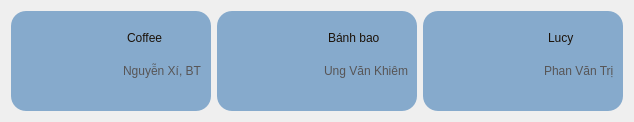
           <widget class="QWidget" name="widget_15" native="true">
            <property name="minimumSize">
             <size>
              <width>0</width>
              <height>100</height>
             </size>
            </property>
            <property name="maximumSize">
             <size>
              <width>16777215</width>
              <height>300</height>
             </size>
            </property>
            <layout class="QHBoxLayout" name="horizontalLayout_7">
             <item>
              <widget class="QWidget" name="widget_16" native="true">
               <property name="minimumSize">
                <size>
                 <width>200</width>
                 <height>100</height>
                </size>
               </property>
               <property name="maximumSize">
                <size>
                 <width>300</width>
                 <height>150</height>
                </size>
               </property>
               <property name="styleSheet">
                <string notr="true">background-color: #86aacc;
border-radius: 15px;</string>
               </property>
               <layout class="QHBoxLayout" name="horizontalLayout_8">
                <item>
                 <widget class="QPushButton" name="pushButton_4">
                  <property name="maximumSize">
                   <size>
                    <width>150</width>
                    <height>150</height>
                   </size>
                  </property>
                  <property name="baseSize">
                   <size>
                    <width>80</width>
                    <height>0</height>
                   </size>
                  </property>
                  <property name="styleSheet">
                   <string notr="true">border-radius: 15px;</string>
                  </property>
                  <property name="text">
                   <string/>
                  </property>
                  <property name="icon">
                   <iconset>
                    <normaloff>../img/coffee.png</normaloff>../img/coffee.png</iconset>
                  </property>
                  <property name="iconSize">
                   <size>
                    <width>80</width>
                    <height>80</height>
                   </size>
                  </property>
                 </widget>
                </item>
                <item>
                 <widget class="QWidget" name="widget_19" native="true">
                  <layout class="QVBoxLayout" name="verticalLayout_7">
                   <property name="leftMargin">
                    <number>0</number>
                   </property>
                   <property name="topMargin">
                    <number>0</number>
                   </property>
                   <property name="rightMargin">
                    <number>0</number>
                   </property>
                   <property name="bottomMargin">
                    <number>0</number>
                   </property>
                   <item>
                    <widget class="QWidget" name="widget_23" native="true"/>
                   </item>
                   <item>
                    <widget class="QWidget" name="widget_21" native="true">
                     <property name="maximumSize">
                      <size>
                       <width>16777215</width>
                       <height>30</height>
                      </size>
                     </property>
                     <layout class="QHBoxLayout" name="horizontalLayout_10">
                      <property name="leftMargin">
                       <number>0</number>
                      </property>
                      <property name="topMargin">
                       <number>0</number>
                      </property>
                      <property name="rightMargin">
                       <number>0</number>
                      </property>
                      <property name="bottomMargin">
                       <number>0</number>
                      </property>
                      <item>
                       <widget class="QLabel" name="label_13">
                        <property name="maximumSize">
                         <size>
                          <width>20</width>
                          <height>20</height>
                         </size>
                        </property>
                        <property name="text">
                         <string/>
                        </property>
                        <property name="pixmap">
                         <pixmap>../img/icons8-male-64.png</pixmap>
                        </property>
                        <property name="scaledContents">
                         <bool>true</bool>
                        </property>
                       </widget>
                      </item>
                      <item>
                       <widget class="QLabel" name="label_16">
                        <property name="maximumSize">
                         <size>
                          <width>16777215</width>
                          <height>30</height>
                         </size>
                        </property>
                        <property name="styleSheet">
                         <string notr="true">font: 14pt &quot;Bahnschrift&quot;;
color: #1b1209;</string>
                        </property>
                        <property name="text">
                         <string>Coffee</string>
                        </property>
                       </widget>
                      </item>
                     </layout>
                    </widget>
                   </item>
                   <item>
                    <widget class="QWidget" name="widget_20" native="true">
                     <property name="minimumSize">
                      <size>
                       <width>0</width>
                       <height>40</height>
                      </size>
                     </property>
                     <property name="maximumSize">
                      <size>
                       <width>16777215</width>
                       <height>40</height>
                      </size>
                     </property>
                     <layout class="QHBoxLayout" name="horizontalLayout_9">
                      <property name="leftMargin">
                       <number>0</number>
                      </property>
                      <property name="topMargin">
                       <number>0</number>
                      </property>
                      <property name="rightMargin">
                       <number>0</number>
                      </property>
                      <property name="bottomMargin">
                       <number>0</number>
                      </property>
                      <item>
                       <widget class="QLabel" name="label_14">
                        <property name="minimumSize">
                         <size>
                          <width>16</width>
                          <height>0</height>
                         </size>
                        </property>
                        <property name="maximumSize">
                         <size>
                          <width>16</width>
                          <height>16</height>
                         </size>
                        </property>
                        <property name="text">
                         <string/>
                        </property>
                        <property name="pixmap">
                         <pixmap>../img/location-50.png</pixmap>
                        </property>
                        <property name="scaledContents">
                         <bool>true</bool>
                        </property>
                       </widget>
                      </item>
                      <item>
                       <widget class="QLabel" name="label_15">
                        <property name="styleSheet">
                         <string notr="true">font: 9pt &quot;Bahnschrift&quot;;
color: #575556;</string>
                        </property>
                        <property name="text">
                         <string>Nguyễn Xí, BT</string>
                        </property>
                       </widget>
                      </item>
                     </layout>
                    </widget>
                   </item>
                   <item>
                    <widget class="QWidget" name="widget_22" native="true"/>
                   </item>
                  </layout>
                 </widget>
                </item>
               </layout>
              </widget>
             </item>
             <item>
              <widget class="QWidget" name="widget_17" native="true">
               <property name="minimumSize">
                <size>
                 <width>200</width>
                 <height>100</height>
                </size>
               </property>
               <property name="maximumSize">
                <size>
                 <width>300</width>
                 <height>150</height>
                </size>
               </property>
               <property name="styleSheet">
                <string notr="true">background-color: #86aacc;
border-radius: 15px;</string>
               </property>
               <layout class="QHBoxLayout" name="horizontalLayout_11">
                <item>
                 <widget class="QPushButton" name="pushButton_6">
                  <property name="maximumSize">
                   <size>
                    <width>150</width>
                    <height>150</height>
                   </size>
                  </property>
                  <property name="baseSize">
                   <size>
                    <width>80</width>
                    <height>0</height>
                   </size>
                  </property>
                  <property name="styleSheet">
                   <string notr="true">border-radius: 15px;</string>
                  </property>
                  <property name="text">
                   <string/>
                  </property>
                  <property name="icon">
                   <iconset>
                    <normaloff>../img/Avatar-cute-meo-fotor-2023072815852.png</normaloff>../img/Avatar-cute-meo-fotor-2023072815852.png</iconset>
                  </property>
                  <property name="iconSize">
                   <size>
                    <width>80</width>
                    <height>80</height>
                   </size>
                  </property>
                 </widget>
                </item>
                <item>
                 <widget class="QWidget" name="widget_24" native="true">
                  <layout class="QVBoxLayout" name="verticalLayout_8">
                   <property name="leftMargin">
                    <number>0</number>
                   </property>
                   <property name="topMargin">
                    <number>0</number>
                   </property>
                   <property name="rightMargin">
                    <number>0</number>
                   </property>
                   <property name="bottomMargin">
                    <number>0</number>
                   </property>
                   <item>
                    <widget class="QWidget" name="widget_25" native="true"/>
                   </item>
                   <item>
                    <widget class="QWidget" name="widget_27" native="true">
                     <property name="maximumSize">
                      <size>
                       <width>16777215</width>
                       <height>30</height>
                      </size>
                     </property>
                     <layout class="QHBoxLayout" name="horizontalLayout_12">
                      <property name="leftMargin">
                       <number>0</number>
                      </property>
                      <property name="topMargin">
                       <number>0</number>
                      </property>
                      <property name="rightMargin">
                       <number>0</number>
                      </property>
                      <property name="bottomMargin">
                       <number>0</number>
                      </property>
                      <item>
                       <widget class="QLabel" name="label_17">
                        <property name="maximumSize">
                         <size>
                          <width>20</width>
                          <height>20</height>
                         </size>
                        </property>
                        <property name="text">
                         <string/>
                        </property>
                        <property name="pixmap">
                         <pixmap>../img/icons8-female-64.png</pixmap>
                        </property>
                        <property name="scaledContents">
                         <bool>true</bool>
                        </property>
                       </widget>
                      </item>
                      <item>
                       <widget class="QLabel" name="label_18">
                        <property name="styleSheet">
                         <string notr="true">font: 14pt &quot;Bahnschrift&quot;;
color: #1b1209;</string>
                        </property>
                        <property name="text">
                         <string>Bánh bao</string>
                        </property>
                       </widget>
                      </item>
                     </layout>
                    </widget>
                   </item>
                   <item>
                    <widget class="QWidget" name="widget_28" native="true">
                     <property name="minimumSize">
                      <size>
                       <width>0</width>
                       <height>40</height>
                      </size>
                     </property>
                     <property name="maximumSize">
                      <size>
                       <width>16777215</width>
                       <height>40</height>
                      </size>
                     </property>
                     <layout class="QHBoxLayout" name="horizontalLayout_13">
                      <property name="leftMargin">
                       <number>0</number>
                      </property>
                      <property name="topMargin">
                       <number>0</number>
                      </property>
                      <property name="rightMargin">
                       <number>0</number>
                      </property>
                      <property name="bottomMargin">
                       <number>0</number>
                      </property>
                      <item>
                       <widget class="QLabel" name="label_19">
                        <property name="minimumSize">
                         <size>
                          <width>16</width>
                          <height>0</height>
                         </size>
                        </property>
                        <property name="maximumSize">
                         <size>
                          <width>16</width>
                          <height>16</height>
                         </size>
                        </property>
                        <property name="text">
                         <string/>
                        </property>
                        <property name="pixmap">
                         <pixmap>../img/location-50.png</pixmap>
                        </property>
                        <property name="scaledContents">
                         <bool>true</bool>
                        </property>
                       </widget>
                      </item>
                      <item>
                       <widget class="QLabel" name="label_20">
                        <property name="styleSheet">
                         <string notr="true">font: 9pt &quot;Bahnschrift&quot;;
color: #575556;</string>
                        </property>
                        <property name="text">
                         <string>Ung Văn Khiêm</string>
                        </property>
                       </widget>
                      </item>
                     </layout>
                    </widget>
                   </item>
                   <item>
                    <widget class="QWidget" name="widget_26" native="true"/>
                   </item>
                  </layout>
                 </widget>
                </item>
               </layout>
              </widget>
             </item>
             <item>
              <widget class="QWidget" name="widget_18" native="true">
               <property name="minimumSize">
                <size>
                 <width>200</width>
                 <height>100</height>
                </size>
               </property>
               <property name="maximumSize">
                <size>
                 <width>300</width>
                 <height>150</height>
                </size>
               </property>
               <property name="styleSheet">
                <string notr="true">background-color: #86aacc;
border-radius: 15px;</string>
               </property>
               <layout class="QHBoxLayout" name="horizontalLayout_14">
                <item>
                 <widget class="QPushButton" name="pushButton_7">
                  <property name="maximumSize">
                   <size>
                    <width>150</width>
                    <height>150</height>
                   </size>
                  </property>
                  <property name="baseSize">
                   <size>
                    <width>80</width>
                    <height>0</height>
                   </size>
                  </property>
                  <property name="styleSheet">
                   <string notr="true">border-radius: 15px;</string>
                  </property>
                  <property name="text">
                   <string/>
                  </property>
                  <property name="icon">
                   <iconset>
                    <normaloff>../img/meo-chinchilla-6-fotor-20230728151931.png</normaloff>../img/meo-chinchilla-6-fotor-20230728151931.png</iconset>
                  </property>
                  <property name="iconSize">
                   <size>
                    <width>80</width>
                    <height>80</height>
                   </size>
                  </property>
                 </widget>
                </item>
                <item>
                 <widget class="QWidget" name="widget_29" native="true">
                  <layout class="QVBoxLayout" name="verticalLayout_9">
                   <property name="leftMargin">
                    <number>0</number>
                   </property>
                   <property name="topMargin">
                    <number>0</number>
                   </property>
                   <property name="rightMargin">
                    <number>0</number>
                   </property>
                   <property name="bottomMargin">
                    <number>0</number>
                   </property>
                   <item>
                    <widget class="QWidget" name="widget_33" native="true"/>
                   </item>
                   <item>
                    <widget class="QWidget" name="widget_31" native="true">
                     <property name="maximumSize">
                      <size>
                       <width>16777215</width>
                       <height>30</height>
                      </size>
                     </property>
                     <layout class="QHBoxLayout" name="horizontalLayout_15">
                      <property name="leftMargin">
                       <number>0</number>
                      </property>
                      <property name="topMargin">
                       <number>0</number>
                      </property>
                      <property name="rightMargin">
                       <number>0</number>
                      </property>
                      <property name="bottomMargin">
                       <number>0</number>
                      </property>
                      <item>
                       <widget class="QLabel" name="label_21">
                        <property name="maximumSize">
                         <size>
                          <width>20</width>
                          <height>20</height>
                         </size>
                        </property>
                        <property name="text">
                         <string/>
                        </property>
                        <property name="pixmap">
                         <pixmap>../img/icons8-female-64.png</pixmap>
                        </property>
                        <property name="scaledContents">
                         <bool>true</bool>
                        </property>
                       </widget>
                      </item>
                      <item>
                       <widget class="QLabel" name="label_22">
                        <property name="styleSheet">
                         <string notr="true">font: 14pt &quot;Bahnschrift&quot;;
color: #1b1209;</string>
                        </property>
                        <property name="text">
                         <string>Lucy</string>
                        </property>
                       </widget>
                      </item>
                     </layout>
                    </widget>
                   </item>
                   <item>
                    <widget class="QWidget" name="widget_30" native="true">
                     <property name="minimumSize">
                      <size>
                       <width>0</width>
                       <height>40</height>
                      </size>
                     </property>
                     <property name="maximumSize">
                      <size>
                       <width>16777215</width>
                       <height>40</height>
                      </size>
                     </property>
                     <layout class="QHBoxLayout" name="horizontalLayout_16">
                      <property name="leftMargin">
                       <number>0</number>
                      </property>
                      <property name="topMargin">
                       <number>0</number>
                      </property>
                      <property name="rightMargin">
                       <number>0</number>
                      </property>
                      <property name="bottomMargin">
                       <number>0</number>
                      </property>
                      <item>
                       <widget class="QLabel" name="label_23">
                        <property name="minimumSize">
                         <size>
                          <width>16</width>
                          <height>0</height>
                         </size>
                        </property>
                        <property name="maximumSize">
                         <size>
                          <width>16</width>
                          <height>16</height>
                         </size>
                        </property>
                        <property name="text">
                         <string/>
                        </property>
                        <property name="pixmap">
                         <pixmap>../img/location-50.png</pixmap>
                        </property>
                        <property name="scaledContents">
                         <bool>true</bool>
                        </property>
                       </widget>
                      </item>
                      <item>
                       <widget class="QLabel" name="label_24">
                        <property name="styleSheet">
                         <string notr="true">font: 9pt &quot;Bahnschrift&quot;;
color: #575556;</string>
                        </property>
                        <property name="text">
                         <string>Phan Văn Trị</string>
                        </property>
                       </widget>
                      </item>
                     </layout>
                    </widget>
                   </item>
                   <item>
                    <widget class="QWidget" name="widget_32" native="true"/>
                   </item>
                  </layout>
                 </widget>
                </item>
               </layout>
              </widget>
             </item>
            </layout>
           </widget>
